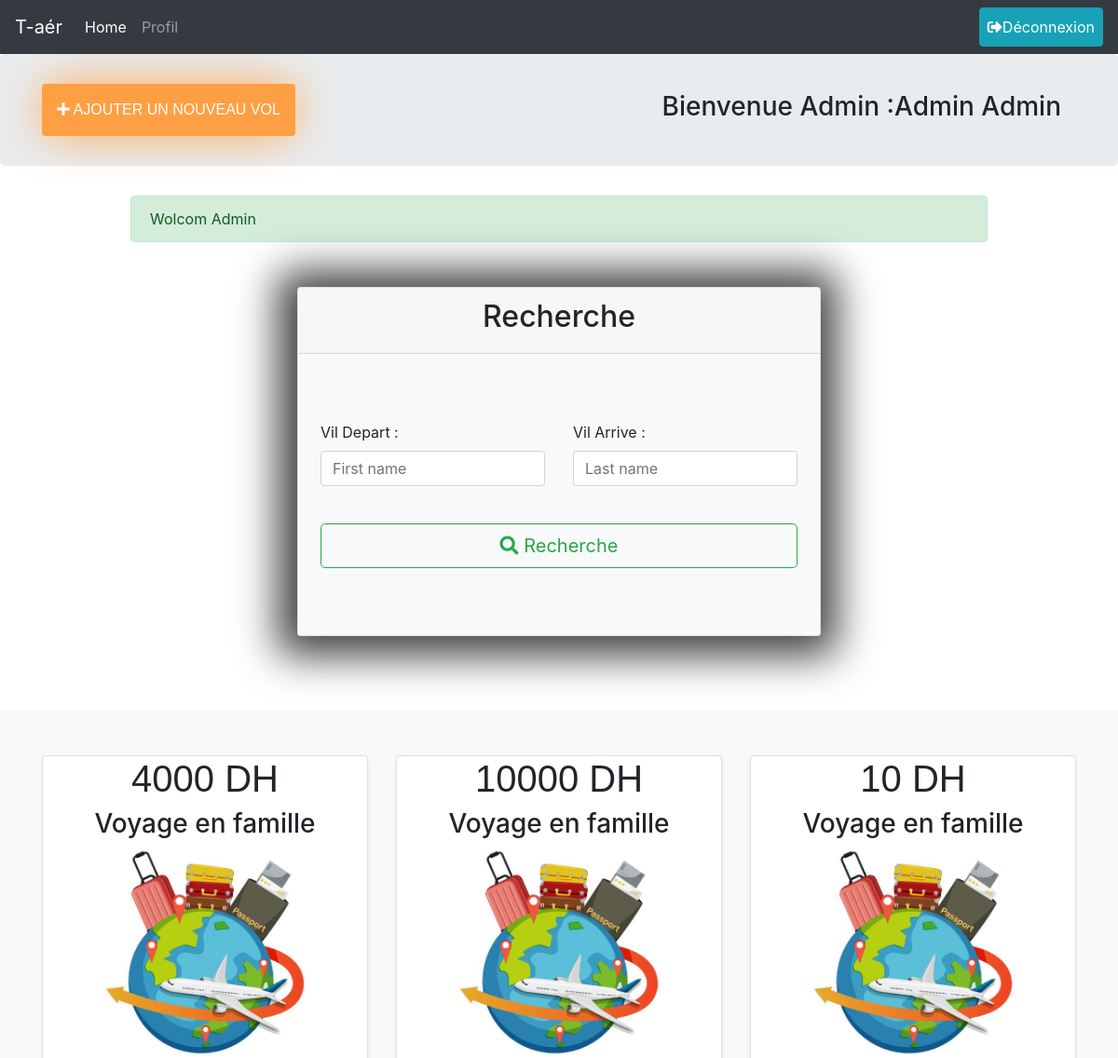
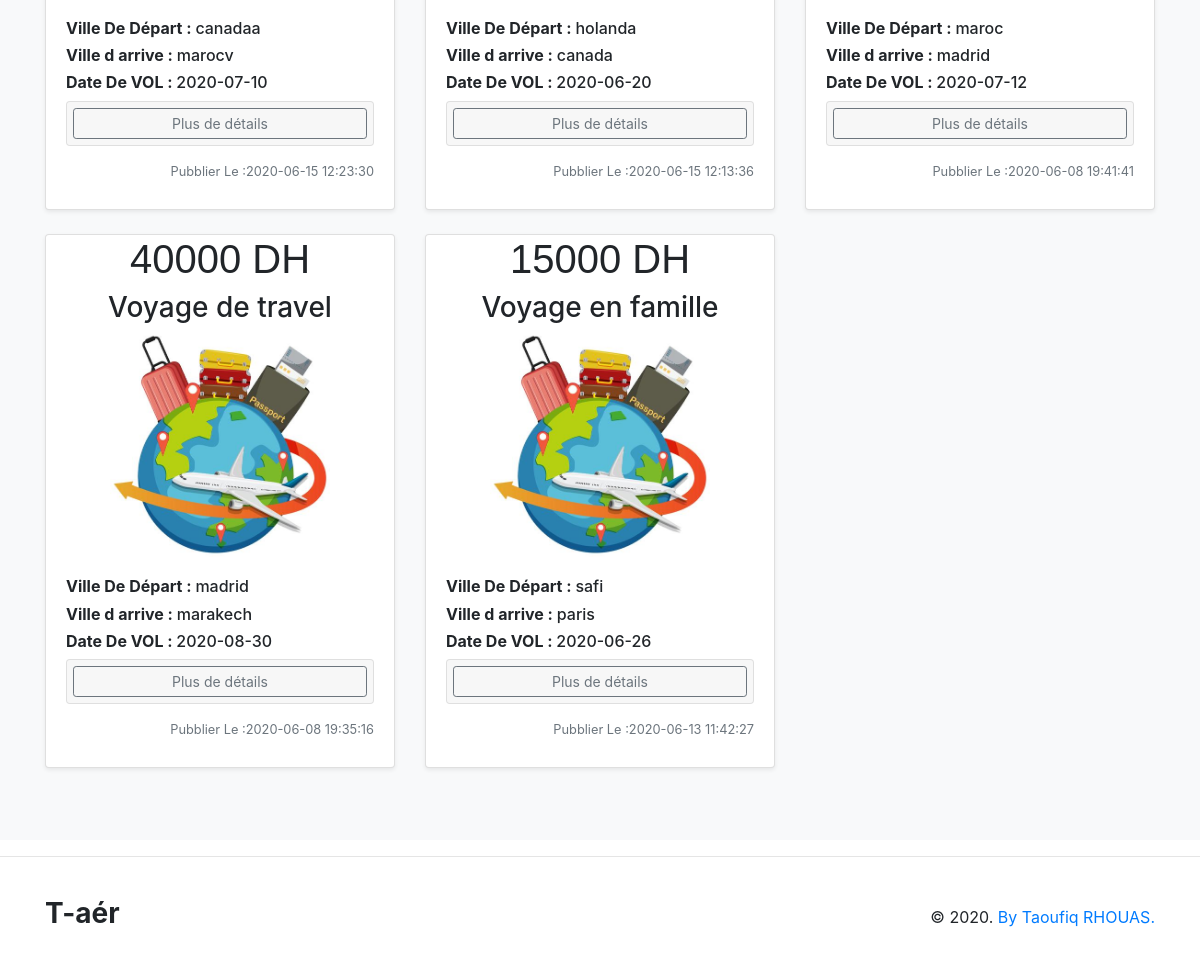
/views/admin.php (signed in), run on the app's committed database (2 pictures, top to bottom).
### tables this page shows
CREATE TABLE `vols` (
  `id_vol` int(11) NOT NULL,
  `nam` varchar(60) NOT NULL,
  `price` float NOT NULL,
  `image` text NOT NULL,
  `date_created` timestamp NOT NULL DEFAULT current_timestamp() ON UPDATE current_timestamp(),
  `pays_depart` varchar(60) NOT NULL,
  `pays_arrive` varchar(60) NOT NULL,
  `date_vol` date NOT NULL,
  `hour_vol` int(11) NOT NULL,
  `minute_vol` int(11) NOT NULL,
  `nb_place_initial` int(11) NOT NULL,
  `nb_place_rest` int(11) NOT NULL,
  `statu_vol` varchar(10) NOT NULL,
  `id_admin_created` int(11) NOT NULL
);

### models/Vol.php (called while the page is built, shortened)
<?php
	class Vol {
		static public function getAllActive(){
			$date1 = new DateTime;
            $dateMoins1 = new DateTime('-1 day');
            $dateMoins1 = $dateMoins1->format('Y-m-d') ;
            $stmt = DB::connect()->prepare("SELECT * FROM `vols` WHERE `date_vol` > '{$dateMoins1}' AND `statu_vol` = 'active' AND nb_place_rest > 0  ORDER BY `vols`.`id_vol` DESC");
			$stmt ->execute();
			return $stmt->fetchAll();
		}
	}
?>

### database/DB.php (called while the page is built)
<?php
	class DB{
		static public function connect(){
			$db = new PDO("mysql:host=localhost;dbname=db_app_vol_aeriens","root","");
			$db ->exec("set names utf8");
			$db ->setAttribute(PDO::ATTR_ERRMODE,PDO::ERRMODE_WARNING);
			return $db;
		}
	}
?>

### controllers/VolsController.php (called while the page is built, shortened)
<?php
include_once('../database/DB.php');
include_once('../models/Vol.php');
	class VolsController{
		public function getAllVolActive(){
			$vols = Vol::getAllActive();
			return $vols;
		}
	}
?>

### views/admin.php (the view, shortened to what this page needs)
<?php
	include_once('../views/includes/header.php');
	include_once('../controllers/VolsController.php');
	include_once('../database/DB.php');
	include_once('../models/vol.php');
    $data = new VolsController();
	$volsActive = $data->getAllVolActive();
?>
<link rel="stylesheet" href="../public/css/style_for_all.css">
</head>
<body>
    <nav class="navbar navbar-expand-lg navbar-dark bg-dark nav_header">
        <a class="navbar-brand" href="index.php">T-aér</a>
        <div class="collapse navbar-collapse" id="navbarSupportedContent">
            <ul class="navbar-nav mr-auto">
                <li class="nav-item active">
                    <a class="nav-link" href="admin.php">Home <span class="sr-only">(current)</span></a>
                </li>
                <li class="nav-item ">
                    <a class="nav-link" href="profil_admin.php">Profil</a>
                </li>
            </ul>
            <div class="form-inline my-2 my-lg-0">
                <a href="<?php echo "../controllers/LogOut.php" ?>" class="btn btn-info p-2"><i class="fas fa-sign-out-alt"></i>Déconnexion</a>
            </div>
        </div>
    </nav>
    <section class="jumbotron p-4">
        <div class="container">
            <div class="row">
                <div class="col-sm">
                    <a href="add_vol.php" class="btn btn-primary my-2 p-3 button_add_vol"><i class="fas fa-plus"></i> AJOUTER UN NOUVEAU VOL</a>
                </div>
                <div class="col-sm">
                <center>
                    <?php
                        echo '<h3 class="ml-4 float-right my-0 p-3"> Bienvenue Admin :' . $_SESSION['nameUser'] . ' ' . $_SESSION['prenomUser'] .'</h3>';
                    ?>
                </center>
                </div>
            </div>
        </div>
    </section>
	<div class="container">
		<div class="row my-4">
			<div class="col-md-10 mx-auto">
				<?php include('../views/includes/alerts.php');?>
			</div>
		</div>
	</div>
    <div>
        <div class="my-2 p-2 pb-5">
            <div class="col-md-6 mx-auto">
                <div class="card shadow_div_sherch mb-4">
                    <div class="card-header" ><center><h2>Recherche </h2></center></div>
                    <div class="card-body bg-light">
                        <form class="my-5 mx-md-0 p-1" method='POST' action="recherche.php">
                            <div class="row">
                                <div class="col-md-6 mb-3">
                                    <label for="text">Vil Depart :</label>
                                    <input type="text" name="vilDepart" class="form-control" id="vilDepart" placeholder="First name" required>
                                </div>
                                <div class="col-md-6 mb-3">
                                    <label for="text">Vil Arrive :</label>
                                    <input type="text" name="vilArive" class="form-control" id="vilArive" placeholder="Last name" required>
                                </div>
                            </div><br>
                            <button class="btn btn-outline-success btn-lg btn-block" type="submit"  name="submit" id="btnsubmit2"><i class="fas fa-search"></i> Recherche</button>
                        </form>
                    </div>
                </div>
            </div>
        </div>
    </div>
<div class="album py-5 bg-light">
    <div class="container">
        <div class="row">
            <?php
                $colapsContur = 1;
                foreach ($volsActive as $volActive):
                    echo '
                    <div class="col-md-4">
                        <div class="card mb-4 shadow-sm">
                            <div  class="bd-placeholder-img card-img-top"  width="100%" height="225">
                                <center>
                                    <strong><h1 class="fnt_fmly_cursive">'. $volActive["price"] .' DH </h1></strong>
                                    <h3>' . $volActive["nam"] . '</h3>
                                    <img src="../public/images/'.$volActive["image"].'" width="auto" height="225" alt="Img De Voll">
                                </center>
                            </div>
                            <div class="card-body">
                                <h6><strong>Ville De Départ : </strong>' . $volActive["pays_depart"] .'</h6>
                                <h6><strong>Ville d arrive : </strong>' . $volActive["pays_arrive"] .'</h6>
                                <h6><strong>Date De VOL : </strong>' . $volActive["date_vol"] .'</h6>
                                <div class="accordion mb-3 mt-2" id="accordionExample">
                                    <div class="card">
                                        <div class="card-header" id="headingOne" style="padding: 6px;">
                                            <button type="button" class="btn btn-sm btn-outline-secondary btn-block" data-toggle="collapse" data-target="#collapse'.$colapsContur.'" aria-expanded="false" aria-controls="collapseOne">Plus de détails</button>
                                        </div>
                                        <div id="collapse'.$colapsContur.'" class="collapse" aria-labelledby="headingOne" data-parent="#accordionExample">
                                                <h6><strong>Hour : </strong>' . $volActive["hour_vol"] .'h,' . $volActive["minute_vol"] .'min</h6>
                                                <h6><strong>Nombre De Plasse : </strong>' . $volActive["nb_place_initial"] .'</h6>
                                                <h6><strong>Nombre De Reste : </strong>' . $volActive["nb_place_rest"] .'</h6>
                                                <h6><strong>Price : </strong>' . $volActive["price"] .'</h6>
                                                <h6><strong>ID Voll : </strong>' . $volActive["id_vol"] .'</h6>
                                                <h6><strong>ID ADMIN CREER : </strong>' . $volActive["id_admin_created"] .'</h6>
                                                    <input type="hidden" name="id" value='.$volActive["id_vol"].'>
                                        </div>
                                    </div>
                                </div>
                                <div class="d-flex justify-content-between align-items-center">
                                    <small class="text-muted mb-2">Pubblier Le :'. $volActive["date_created"] .'</small>
                                </div>
                            </div>
                        </div>
                    </div>';
                    $colapsContur ++;
                endforeach;
            ?>
        </div>
    </div>
</div>
<?php
	include_once('../views/includes/footer.php');
?>

### public/css/style_for_all.css (style rules this page uses)
.fnt_fmly_cursive { font-family : cursive, sans-serif }
.shadow_div_sherch { -webkit-box-shadow: -2px 2px 44px 19px rgba(0,0,0,0.75); -moz-box-shadow: -2px 2px 44px 19px rgba(0,0,0,0.75); box-shadow: -2px 2px 44px 19px rgba(0,0,0,0.75); }
.nav_header { position: sticky;top: 0;z-index: 1071; }
.button_add_vol { font-family: cursive, sans-serif; background-color: #ff9f43; border: none; -webkit-box-shadow: 0px 0px 51px -4px rgba(255,159,67,1); -moz-box-shadow: 0px 0px 51px -4px rgba(255,159,67,1); box-shadow: 0px 0px 51px -4px rgba(255,159,67,1); }

### views/admin.php (style rules this page uses)
.button_add_vol { font-family: cursive, sans-serif; background-color: #ff9f43; border: none; -webkit-box-shadow: 0px 0px 51px -4px rgba(255,159,67,1); -moz-box-shadow: 0px 0px 51px -4px rgba(255,159,67,1); box-shadow: 0px 0px 51px -4px rgba(255,159,67,1); }

### data on the page
vols: price "4000", nam "Voyage en famille", image (picture), pays_depart "canadaa", pays_arrive "marocv", date_vol "2020-07-10", date_created "2020-06-15 12:23:30"
vols: price "10000", nam "Voyage en famille", image (picture), pays_depart "holanda", pays_arrive "canada", date_vol "2020-06-20", date_created "2020-06-15 12:13:36"
vols: price "10", nam "Voyage en famille", image (picture), pays_depart "maroc", pays_arrive "madrid", date_vol "2020-07-12", date_created "2020-06-08 19:41:41"
vols: price "40000", nam "Voyage de travel", image (picture), pays_depart "madrid", pays_arrive "marakech", date_vol "2020-08-30", date_created "2020-06-08 19:35:16"
vols: price "15000", nam "Voyage en famille", image (picture), pays_depart "safi", pays_arrive "paris", date_vol "2020-06-26", date_created "2020-06-13 11:42:27"

### other printed values
$_SESSION['nameUser'] "Admin"
$_SESSION['prenomUser'] "Admin"
$_COOKIE['success'] "Wolcom Admin"
